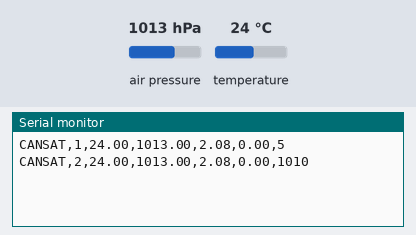
Recording of a sketch running on a simulated Arduino Uno, built with avr-gcc and run on an emulated ATmega328P. Parts: the last lines printed to the serial monitor. Inputs (shaded band) come from the test bench; at power-on: air pressure 1013 hPa, temperature 24 °C.

Above: at 1.2 s.
1.3 s: air pressure set to 952 hPa
At 2.6 s:
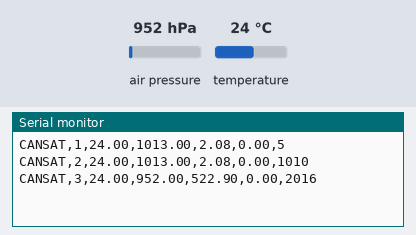
2.8 s: temperature set to 12 °C
At 3.8 s:
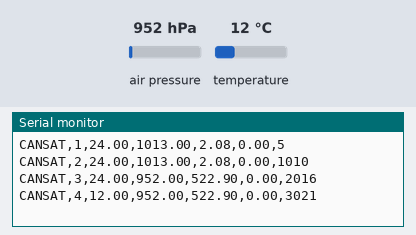
4.3 s: air pressure set to 975 hPa
At 5.8 s:
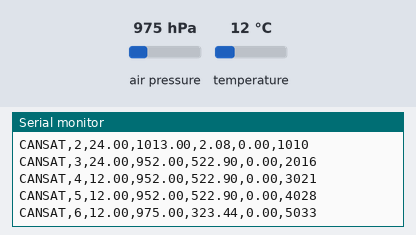
Timing chart, 0 to 7.3 s (numbered marks = the images above; inputs shaded):
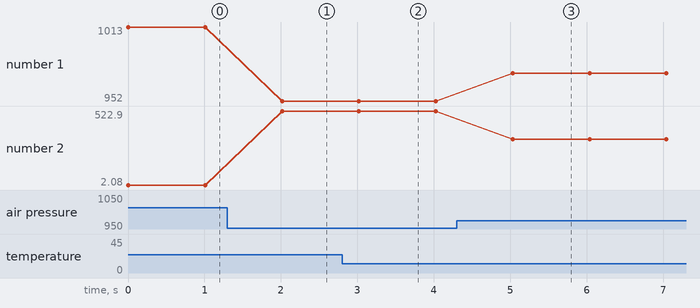

The sketch:

bmp280_uno.ino
```cpp
/*
 * BMP280 Data Node - Arduino UNO R3
 * Lee el sensor y envía datos formateados por Serial
 * Formato: CANSAT,id,temp,pres,alt,hum,ms
 *
 * Conectar:
 *   VCC  -> 3.3V
 *   GND  -> GND
 *   SDA  -> A4
 *   SCL  -> A5
 *
 *   TX (Pin 1) -> Arduino R4 RX (Pin 0)
 *   GND        -> Arduino R4 GND
 */

#include <Wire.h>
#include <Adafruit_BMP280.h>

Adafruit_BMP280 bmp;
unsigned long packetId = 0;

void setup() {
  Serial.begin(9600);
  while(!Serial);

  // Inicializar BMP280
  if (!bmp.begin(0x76) && !bmp.begin(0x77)) {
    Serial.println("ER,Sensor no encontrado");
    while (1);
  }

  // Configuración
  bmp.setSampling(Adafruit_BMP280::MODE_NORMAL,
                  Adafruit_BMP280::SAMPLING_X2,
                  Adafruit_BMP280::SAMPLING_X16,
                  Adafruit_BMP280::FILTER_X16,
                  Adafruit_BMP280::STANDBY_MS_500);
}

void loop() {
  float temp = bmp.readTemperature();
  float pres = bmp.readPressure() / 100.0;
  float alt = bmp.readAltitude(1013.25);
  float hum = 0.0; // BMP280 no tiene humedad

  packetId++;

  // Formato estricto para LoRa
  // CANSAT,id,temp,pres,alt,hum,ms
  Serial.print("CANSAT,");
  Serial.print(packetId);
  Serial.print(",");
  Serial.print(temp, 2);
  Serial.print(",");
  Serial.print(pres, 2);
  Serial.print(",");
  Serial.print(alt, 2);
  Serial.print(",");
  Serial.print(hum, 2);
  Serial.print(",");
  Serial.println(millis());

  delay(1000); // 1Hz rate
}
```

Measured:
- after the input at 1.3 s, the serial monitor: prints a new line after 0.72 s (image 1)
- after the input at 2.8 s, the serial monitor: prints a new line after 0.22 s (image 2)
- after the input at 4.3 s, the serial monitor: prints a new line after 0.73 s (image 3)
- plotted number 1: 1013 → 952 after the input at 1.3 s, 952 → 975 after the input at 4.3 s
- plotted number 2: 2.08 → 522.9 after the input at 1.3 s, 522.9 → 323.44 after the input at 4.3 s
